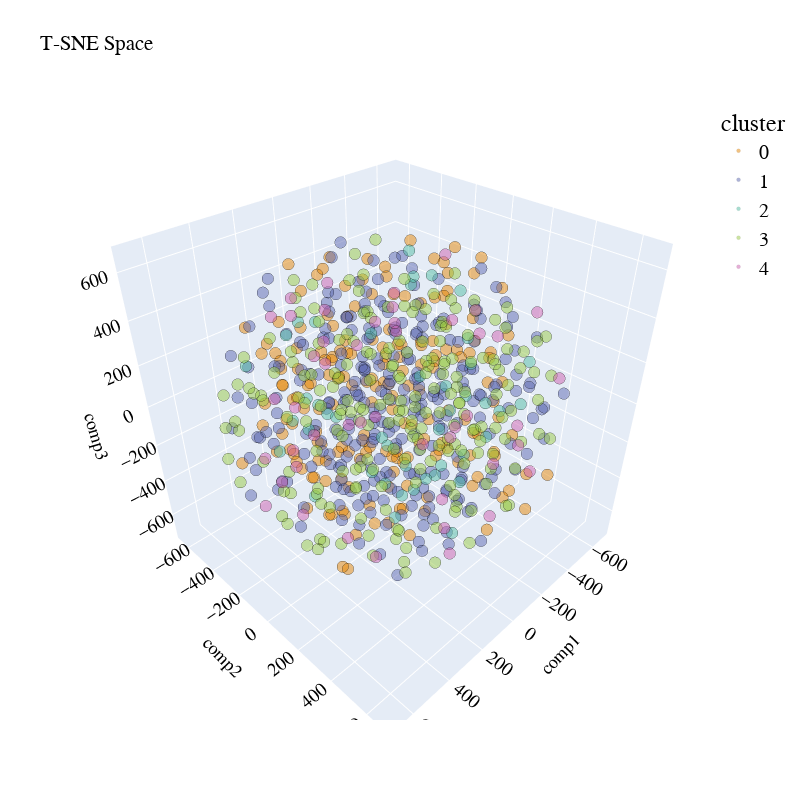

Source (notebook cell):
### Code cell
plot_pca_3d(df_tsne_3d, title = "T-SNE Space", opacity=0.5, width_line = 0.1)

### Figure 1 — Plotly figure (JSON) as saved in the notebook; plotly's stock layout.template omitted (floating-point values rounded to 4 significant figures; data arrays with more than 128 entries replaced by an {"elided": "..."} marker saying what was removed)
{"data": [{"hovertemplate": "cluster=0<br>comp1=%{x}<br>comp2=%{y}<br>comp3=%{z}<extra></extra>", "legendgroup": "0", "marker": {"color": "rgb(229, 134, 6)", "line": {"color": "black", "width": 0.1}, "opacity": 0.5, "size": 4, "symbol": "circle"}, "mode": "markers", "name": "0", "scene": "scene", "showlegend": true, "type": "scatter3d", "x": {"elided": "181 float values"}, "y": {"elided": "181 float values"}, "z": {"elided": "181 float values"}}, {"hovertemplate": "cluster=1<br>comp1=%{x}<br>comp2=%{y}<br>comp3=%{z}<extra></extra>", "legendgroup": "1", "marker": {"color": "rgb(93, 105, 177)", "line": {"color": "black", "width": 0.1}, "opacity": 0.5, "size": 4, "symbol": "circle"}, "mode": "markers", "name": "1", "scene": "scene", "showlegend": true, "type": "scatter3d", "x": {"elided": "267 float values"}, "y": {"elided": "267 float values"}, "z": {"elided": "267 float values"}}, {"hovertemplate": "cluster=2<br>comp1=%{x}<br>comp2=%{y}<br>comp3=%{z}<extra></extra>", "legendgroup": "2", "marker": {"color": "rgb(82, 188, 163)", "line": {"color": "black", "width": 0.1}, "opacity": 0.5, "size": 4, "symbol": "circle"}, "mode": "markers", "name": "2", "scene": "scene", "showlegend": true, "type": "scatter3d", "x": [-430.9, 162.8, 41.72, -59.04, 259.0, -270.5, 497.3, -254.6, -101.3, -435.1, -298.4, -533.7, -221.1, -473.5, -260.7, 440.1, 186.0, -28.51, -436.6, 345.1, -50.46, -447.5, 200.8, -436.6, 25.55, 285.7, -269.1, -46.22, -75.91, 148.0, 244.2, -318.7, 570.9, -523.1, -252.6, 369.8, -497.1, 194.6, 43.2, 289.6, -219.7, 77.09, 503.4, 15.67], "y": [-305.0, -354.9, 293.9, 238.1, 213.7, 186.8, 92.57, -23.61, 45.62, 62.26, 91.97, -158.7, -118.0, -275.4, 44.83, 173.8, 267.8, -627.5, 361.3, -512.7, 346.9, 150.6, 183.5, 343.2, -388.8, -194.7, -138.0, -542.6, -192.5, 485.1, -155.6, 321.3, 0.3283, -23.96, 312.2, -173.4, -95.29, 381.3, 111.3, 260.9, 206.8, 102.2, 3.991, -106.7], "z": [291.2, -64.16, -183.2, -223.3, 82.14, -315.0, -134.9, 488.1, -503.7, 32.85, 446.4, -232.8, 574.4, -202.9, -244.1, 247.8, -64.75, 132.5, 173.1, 111.4, -243.0, -140.4, -4.926, -45.6, -232.9, -82.55, 439.7, -293.3, 227.1, -296.9, 419.3, -33.68, 71.15, -221.0, -137.4, 405.4, -328.1, -56.7, -405.7, -96.65, 308.6, -519.5, 176.8, -420.4]}, {"hovertemplate": "cluster=3<br>comp1=%{x}<br>comp2=%{y}<br>comp3=%{z}<extra></extra>", "legendgroup": "3", "marker": {"color": "rgb(153, 201, 69)", "line": {"color": "black", "width": 0.1}, "opacity": 0.5, "size": 4, "symbol": "circle"}, "mode": "markers", "name": "3", "scene": "scene", "showlegend": true, "type": "scatter3d", "x": {"elided": "209 float values"}, "y": {"elided": "209 float values"}, "z": {"elided": "209 float values"}}, {"hovertemplate": "cluster=4<br>comp1=%{x}<br>comp2=%{y}<br>comp3=%{z}<extra></extra>", "legendgroup": "4", "marker": {"color": "rgb(204, 97, 176)", "line": {"color": "black", "width": 0.1}, "opacity": 0.5, "size": 4, "symbol": "circle"}, "mode": "markers", "name": "4", "scene": "scene", "showlegend": true, "type": "scatter3d", "x": [299.1, -90.89, 594.5, -372.3, 411.8, 308.6, -537.9, 66.09, 312.5, -243.9, -206.4, -178.8, 145.0, -194.5, 536.9, -398.1, 86.19, -451.8, -351.7, -390.3, -479.5, -214.0, 618.2, 559.8, 448.4, 223.7, 99.5, -14.88, 394.5, -264.5, 322.8, -527.0, -142.3, 61.37, 325.1, 420.5, 92.97, -18.86, 378.7, -453.8, -163.2, -367.8, 99.73, 502.0, -156.9, -578.8, 272.4], "y": [-107.3, 566.5, -104.3, 471.4, -75.75, -33.49, 303.2, -17.36, -202.2, 210.9, -648.7, 202.5, 173.9, -172.2, -57.15, 125.7, 429.5, 345.8, 11.99, -74.22, -67.98, 398.2, 173.0, -118.9, -89.11, 50.53, -532.1, 3.928, 150.6, -55.29, 589.6, 126.2, -436.7, -293.8, 240.0, 15.09, -85.67, -113.9, 55.11, 498.2, 164.8, 281.3, -649.1, -2.696, -146.8, -44.88, -438.2], "z": [313.5, 138.2, -249.0, -302.8, 538.3, 411.1, 338.9, 405.0, 525.4, -75.12, 120.4, -106.8, 470.8, 239.1, -131.8, 225.3, -496.6, -274.1, 264.0, 519.1, -468.3, -507.7, -95.82, -36.33, -41.99, 395.4, -231.0, 505.2, -386.3, -386.1, -79.46, 160.7, -407.3, 470.4, -480.2, 73.66, -89.88, -132.5, 386.6, 147.9, -525.4, -368.9, 198.5, -43.03, 337.2, 204.8, -54.6]}], "layout": {"autosize": true, "font": {"color": "black", "family": "Gilroy", "size": 15}, "height": 800, "legend": {"font": {"size": 20}, "title": {"font": {"family": "Times New Roman"}, "text": "cluster"}, "tracegroupgap": 0}, "scene": {"domain": {"x": [0, 1], "y": [0, 1]}, "xaxis": {"title": {"font": {"color": "black"}, "text": "comp1"}}, "yaxis": {"title": {"font": {"color": "black"}, "text": "comp2"}}, "zaxis": {"title": {"font": {"color": "black"}, "text": "comp3"}}}, "showlegend": true, "title": {"text": "T-SNE Space"}, "width": 800}}
